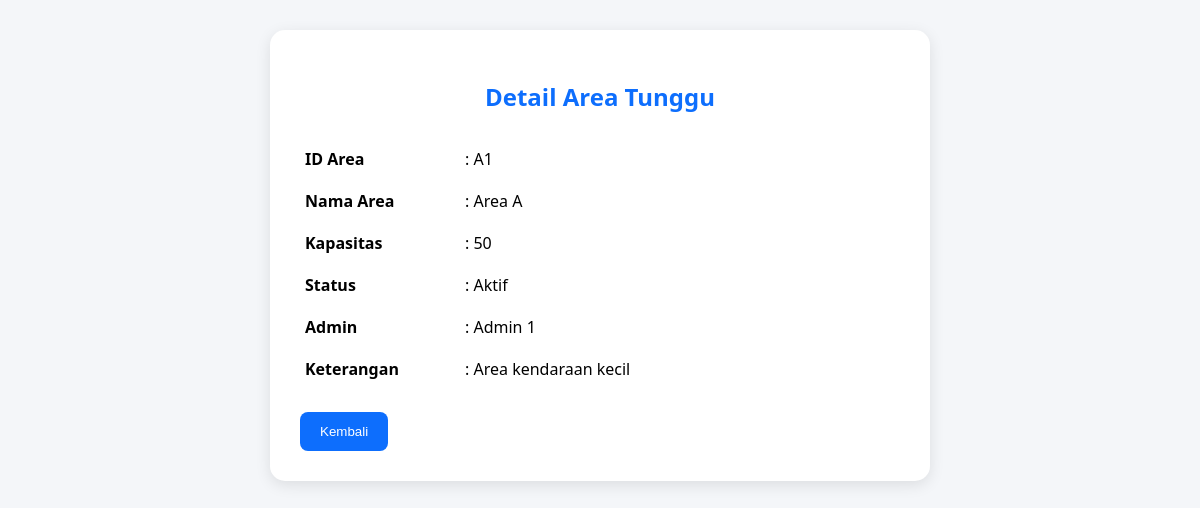
Screenshot of /admin/areaTunggu/detail.php?id=A1 with the database file from the repository.
### tables this page shows
CREATE TABLE area_tunggu (
    id_area VARCHAR(10) PRIMARY KEY,
    id_user INT NOT NULL,
    nama_area VARCHAR(50) NOT NULL,
    kapasitas INT NOT NULL,
    status ENUM('Aktif','Tidak Aktif') DEFAULT 'Aktif',
    keterangan TEXT,

    FOREIGN KEY (id_user)
    REFERENCES users(id_user)
);

CREATE TABLE users (
    id_user INT AUTO_INCREMENT PRIMARY KEY,
    nama VARCHAR(100) NOT NULL,
    username VARCHAR(50) NOT NULL UNIQUE,
    password VARCHAR(255) NOT NULL,
    role ENUM('admin','petugas') NOT NULL
);

### admin/areaTunggu/detail.php (the view, shortened to what this page needs)
<?php
include "../../config/koneksi.php";
if (isset($_GET['id'])) {
    $id = $_GET['id'];
    $query = "SELECT area_tunggu.*, users.nama
              FROM area_tunggu
              JOIN users
              ON area_tunggu.id_user = users.id_user
              WHERE area_tunggu.id_area = '$id'";
    $data = mysqli_query($koneksi, $query);
    $row = mysqli_fetch_assoc($data);
} else {
    echo "ID area tidak ditemukan!";
    exit();
}
?>
<!DOCTYPE html>
<html lang="id">
<head>
    <link rel="stylesheet" href="../../assets/css/form.css">
</head>
<body>
<div class="form-box">
    <h2>Detail Area Tunggu</h2>
    <table class="detail-table">
        <tr>
            <td><strong>ID Area</strong></td>
            <td>: <?= $row['id_area']; ?></td>
        </tr>
        <tr>
            <td><strong>Nama Area</strong></td>
            <td>: <?= $row['nama_area']; ?></td>
        </tr>
        <tr>
            <td><strong>Kapasitas</strong></td>
            <td>: <?= $row['kapasitas']; ?></td>
        </tr>
        <tr>
            <td><strong>Status</strong></td>
            <td>: <?= $row['status']; ?></td>
        </tr>
        <tr>
            <td><strong>Admin</strong></td>
            <td>: <?= $row['nama']; ?></td>
        </tr>
        <tr>
            <td><strong>Keterangan</strong></td>
            <td>: <?= $row['keterangan']; ?></td>
        </tr>
    </table>
    <br>
    <button type="button" onclick="window.location='index.php'">
        Kembali
    </button>
</div>

### assets/css/form.css (style rules this page uses)
body { background:#f4f6f9; font-family:Segoe UI; }
.form-box { width:600px; margin:30px auto; background:white; padding:30px; border-radius:10px; box-shadow:0 3px 10px rgba(0,0,0,.1); }
button { background:#0d6efd; color:white; border:none; padding:10px 20px; border-radius:5px; cursor:pointer; }
h2 { text-align:center; margin-bottom:25px; }
.detail-table { width:100%; border-collapse:collapse; }
.detail-table td { padding:10px 5px; vertical-align:top; }
.detail-table td:first-child { width:150px; font-weight:bold; }
body { background:#f4f6f9; font-family:'Segoe UI',sans-serif; }
.form-box { background:white; padding:30px; border-radius:15px; box-shadow:0 4px 15px rgba(0,0,0,0.1); }
h2 { text-align:center; color:#0d6efd; margin-bottom:25px; }
button { background:#0d6efd; color:white; border:none; padding:12px 20px; border-radius:8px; cursor:pointer; }

### rows the page displays
area_tunggu: id_area "A1", nama_area "Area A", kapasitas "50", status "Aktif", id_user.nama "Admin 1", keterangan "Area kendaraan kecil"
